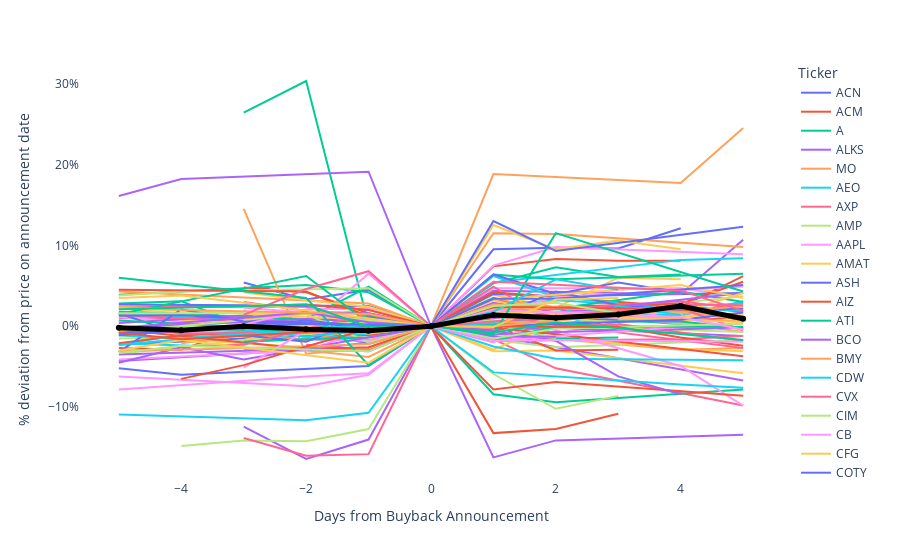

Notebook source saved alongside this figure:
### Code cell
## Add Chart element
trace1 = go.Scatter(
    x=avg_5day_grouped['announcement_offset'].tolist(),
    y=avg_5day_grouped['deviation_from_announcement_date_pct'].tolist(),
    line=dict(
        color='black',
        width = 5),

    name='Average'
    #xperiod="M1"
    #xperiodalignment="middle"
    #hovertemplate="%{y}%{_xother}"
)




fig.add_trace(trace1)
